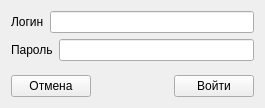
<?xml version="1.0" encoding="UTF-8"?>
<ui version="4.0">
 <class>Autorization</class>
 <widget class="QWidget" name="Autorization">
  <property name="geometry">
   <rect>
    <x>0</x>
    <y>0</y>
    <width>265</width>
    <height>108</height>
   </rect>
  </property>
  <property name="windowTitle">
   <string>Form</string>
  </property>
  <layout class="QGridLayout" name="gridLayout">
   <item row="0" column="0">
    <layout class="QHBoxLayout" name="horizontalLayout">
     <item>
      <widget class="QLabel" name="label">
       <property name="sizePolicy">
        <sizepolicy hsizetype="Fixed" vsizetype="Fixed">
         <horstretch>0</horstretch>
         <verstretch>0</verstretch>
        </sizepolicy>
       </property>
       <property name="text">
        <string>Логин</string>
       </property>
      </widget>
     </item>
     <item>
      <widget class="QLineEdit" name="lineEdit">
       <property name="minimumSize">
        <size>
         <width>200</width>
         <height>0</height>
        </size>
       </property>
      </widget>
     </item>
    </layout>
   </item>
   <item row="1" column="0">
    <layout class="QHBoxLayout" name="horizontalLayout_2">
     <item>
      <widget class="QLabel" name="label_2">
       <property name="sizePolicy">
        <sizepolicy hsizetype="Fixed" vsizetype="Fixed">
         <horstretch>0</horstretch>
         <verstretch>0</verstretch>
        </sizepolicy>
       </property>
       <property name="text">
        <string>Пароль</string>
       </property>
      </widget>
     </item>
     <item>
      <widget class="QLineEdit" name="lineEdit_2"/>
     </item>
    </layout>
   </item>
   <item row="2" column="0">
    <spacer name="verticalSpacer">
     <property name="orientation">
      <enum>Qt::Vertical</enum>
     </property>
     <property name="sizeHint" stdset="0">
      <size>
       <width>20</width>
       <height>0</height>
      </size>
     </property>
    </spacer>
   </item>
   <item row="3" column="0">
    <layout class="QHBoxLayout" name="horizontalLayout_3">
     <item>
      <widget class="QPushButton" name="pushButton_2">
       <property name="text">
        <string>Отмена</string>
       </property>
      </widget>
     </item>
     <item>
      <spacer name="horizontalSpacer">
       <property name="orientation">
        <enum>Qt::Horizontal</enum>
       </property>
       <property name="sizeHint" stdset="0">
        <size>
         <width>40</width>
         <height>20</height>
        </size>
       </property>
      </spacer>
     </item>
     <item>
      <widget class="QPushButton" name="pushButton">
       <property name="text">
        <string>Войти</string>
       </property>
      </widget>
     </item>
    </layout>
   </item>
  </layout>
 </widget>
 <resources/>
 <connections/>
</ui>
